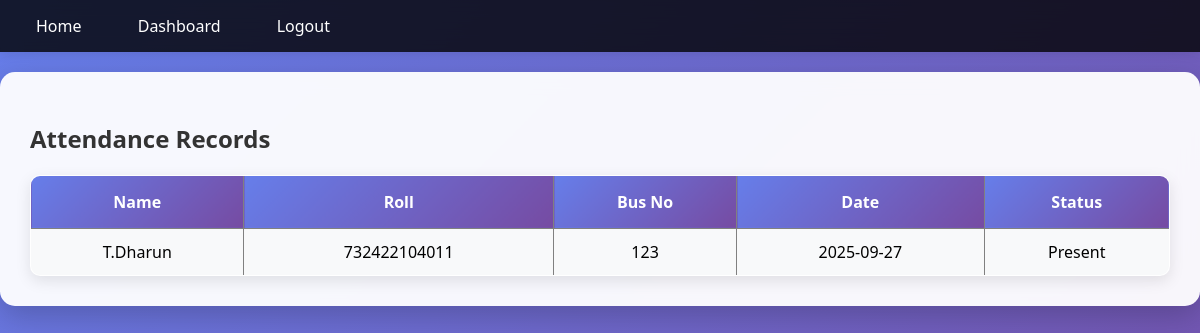
The page /view_attendance (signed in) on the database its author committed.
### tables this page shows
CREATE TABLE attendance (
                        id INTEGER PRIMARY KEY AUTOINCREMENT,
                        student_id INTEGER,
                        date TEXT,
                        status TEXT,
                        FOREIGN KEY(student_id) REFERENCES students(id));

CREATE TABLE students (
                        id INTEGER PRIMARY KEY AUTOINCREMENT,
                        name TEXT,
                        roll TEXT,
                        bus_no TEXT);

### app.py (the view)
@app.route("/view_attendance")
@login_required
def view_attendance():
    conn = get_db_connection()
    if not conn:
        flash("Database connection error. Please try again.", "danger")
        return redirect(url_for("dashboard"))
    try:
        cur = conn.cursor()
        cur.execute("""SELECT students.name, students.roll, students.bus_no,
                              attendance.date, attendance.status
                       FROM attendance
                       JOIN students ON students.id = attendance.student_id
                       ORDER BY attendance.date DESC, students.name""")
        records = cur.fetchall()
        conn.close()
        return render_template("view_attendance.html", records=records)
    except Exception as e:
        flash("Error loading attendance records. Please try again.", "danger")
        print(f"View attendance error: {e}")
        return redirect(url_for("dashboard"))
    finally:
        if conn:
            conn.close()

### app.py (called while the page is built)
def get_db_connection():
    try:
        conn = sqlite3.connect(DB_PATH)
        conn.row_factory = sqlite3.Row
        return conn
    except sqlite3.Error as e:
        print(f"Database error: {e}")
        return None

def login_required(f):
    @wraps(f)
    def decorated_function(*args, **kwargs):
        if 'user' not in session:
            flash('Please log in to access this page.', 'danger')
            return redirect(url_for('login'))
        return f(*args, **kwargs)
    return decorated_function

### templates/view_attendance.html
{% extends "base.html" %}
{% block content %}
<h2>Attendance Records</h2>
<table border="1">
<tr><th>Name</th><th>Roll</th><th>Bus No</th><th>Date</th><th>Status</th></tr>
{% for rec in records %}
<tr>
    <td>{{ rec[0] }}</td>
    <td>{{ rec[1] }}</td>
    <td>{{ rec[2] }}</td>
    <td>{{ rec[3] }}</td>
    <td>{{ rec[4] }}</td>
</tr>
{% endfor %}
</table>
{% endblock %}

### static/style.css (style rules this page uses)
body { font-family: 'Segoe UI', Tahoma, Geneva, Verdana, sans-serif; margin: 0; padding: 0; background: linear-gradient(135deg, #667eea 0%, #764ba2 100%); min-height: 100vh; }
h1, h2, h3 { color: #333; margin-bottom: 20px; }
table { width: 100%; border-collapse: collapse; margin-top: 20px; background: white; border-radius: 10px; overflow: hidden; box-shadow: 0 5px 15px rgba(0, 0, 0, 0.1); }
th { background: linear-gradient(135deg, #667eea 0%, #764ba2 100%); color: white; padding: 15px 10px; text-align: center; font-weight: 600; }
td { padding: 12px 10px; text-align: center; border-bottom: 1px solid #e1e5e9; }
tr:nth-child(even) { background-color: #f8f9fa; }

### rows shown on the page
attendance: name "T.Dharun", roll "732422104011", bus_no "123", date "2025-09-27", status "Present"
